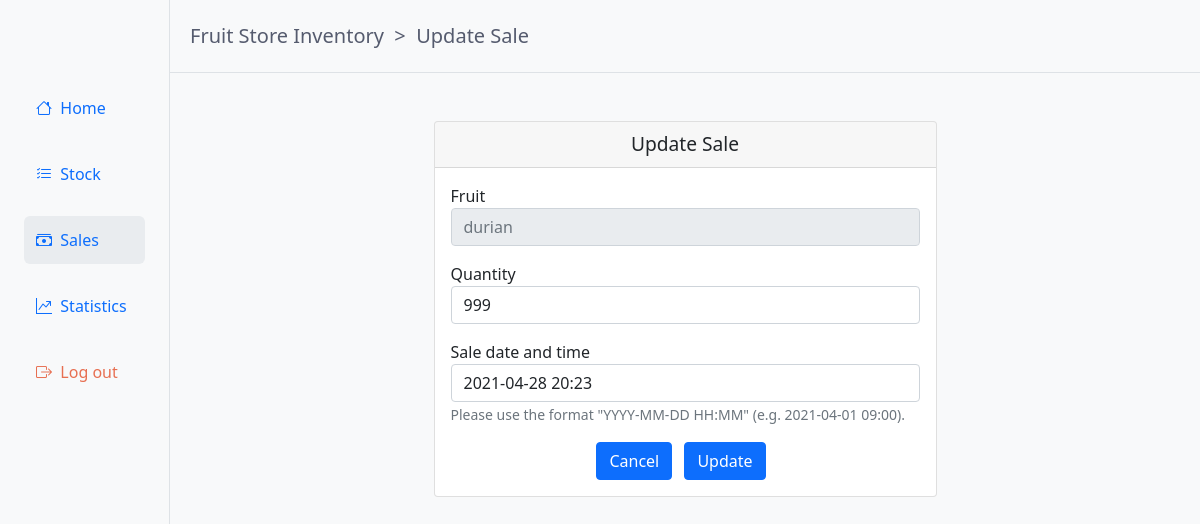
Before: /sales/229/update/ (signed in) with the older database file.
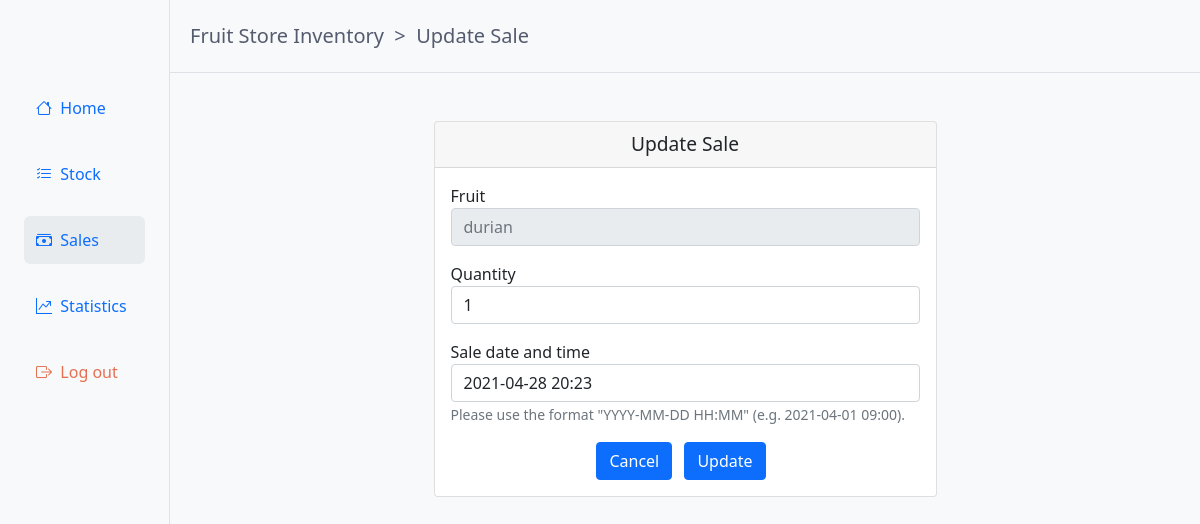
After: the same page with the newer database file.
### sales/models.py (models this page shows, shortened)
class Sale(models.Model):
    fruit = models.ForeignKey(
        Fruit,
        related_name="sales",
        on_delete=models.SET_NULL,
        null=True,
    )
    fruit_name = models.CharField(max_length=100)
    quantity = models.PositiveIntegerField(
        default=0,
        validators=[MinValueValidator(0), MaxValueValidator(999999999999)],
    )
    fruit_price_when_sold = models.PositiveIntegerField(blank=True, null=True)
    proceeds = models.PositiveIntegerField(blank=True, null=True)
    sold_on = models.DateTimeField(validators=[reject_future_date_time])
    class Meta:
        verbose_name = "sale"
        verbose_name_plural = "sales"

### sales/views.py (the view)
# urls.py: path("<int:pk>/update/", sale_update, name="sale_update"),
@login_required
def sale_update(request, pk):
    sale = get_object_or_404(Sale, pk=pk)
    if request.method == "POST":
        form = SaleUpdateForm(request.POST, instance=sale)
        if form.is_valid():
            sale = form.save(commit=False)
            sale.calculate_proceeds()
            sale.save()
            return redirect("sale_list")
    else:
        form = SaleUpdateForm(instance=sale)
    return render(
        request, "sales/sale_update.html", {"form": form, "sale": sale}
    )

### sales/forms.py
class SaleUpdateForm(forms.ModelForm):
    quantity = forms.CharField(
        label="Quantity",
        error_messages={
            "required": "Required.",
            "invalid": "Please use digits.",
            "max_value": "Please enter a number between 0 and 999999999999.",
            "min_value": "Please enter a number between 0 and 999999999999.",
        },
    )
    sold_on = forms.DateTimeField(
        label="Sale date and time",
        error_messages={
            "required": "Required.",
            "invalid": "Please enter a valid date and time.",
        },
        help_text='Please use the format "YYYY-MM-DD HH:MM" (e.g. 2021-04-01 09:00).',
        input_formats=["%Y-%m-%d %H:%i"],
        widget=forms.DateTimeInput(format="%Y-%m-%d %H:%M"),
    )
    class Meta:
        model = Sale
        fields = (
            "quantity",
            "sold_on",
        )

### templates/sales/sale_update.html (shortened to what this page needs)
{% extends 'base.html' %}
{% load crispy_forms_tags %}
{% block page-trail %}&nbsp;&nbsp;>&nbsp;&nbsp;Update Sale{% endblock page-trail %}
{% block content %}
    <div class="row justify-content-center mt-5">
        <div class="col-6">
            <div class="card">
                <div class="card-header">
                    Update Sale
                </div>
                <div class="card-body">
                    <form method="POST" novalidate>
                        <div class="mb-3">
                            Fruit
                            <input class="form-control" type="text" placeholder="{{ sale.fruit_name }}" readonly>
                        </div>
                        <div class="mb-3">
                            {{ form.quantity|as_crispy_field }}
                        </div>
                        <div class="mb-3">
                            {{ form.sold_on|as_crispy_field }}
                        </div>
                        <div class="text-center mt-3">
                            <a href="{% url 'sale_list' %}"  class="btn btn-primary" role="button">Cancel</a>
                            <button type="submit" class="btn btn-primary mx-2">Update</button>
                        </div>
                    </form>
                </div>
            </div>
        </div>
    </div>
{% endblock %}

Changed rows visible on the page:
changed Sale "durian": quantity "999" → "1"
